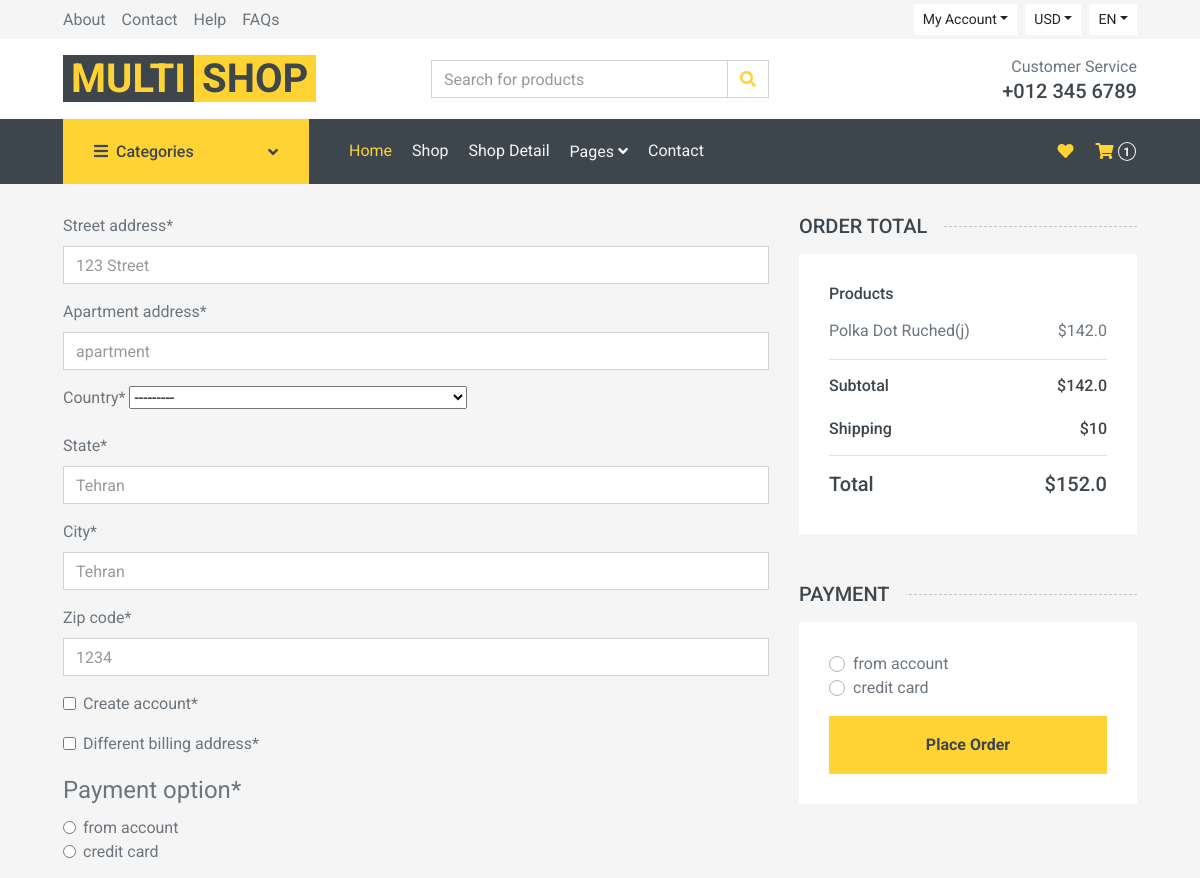
Page /checkout/ (signed in, upper part) on the earlier database version.
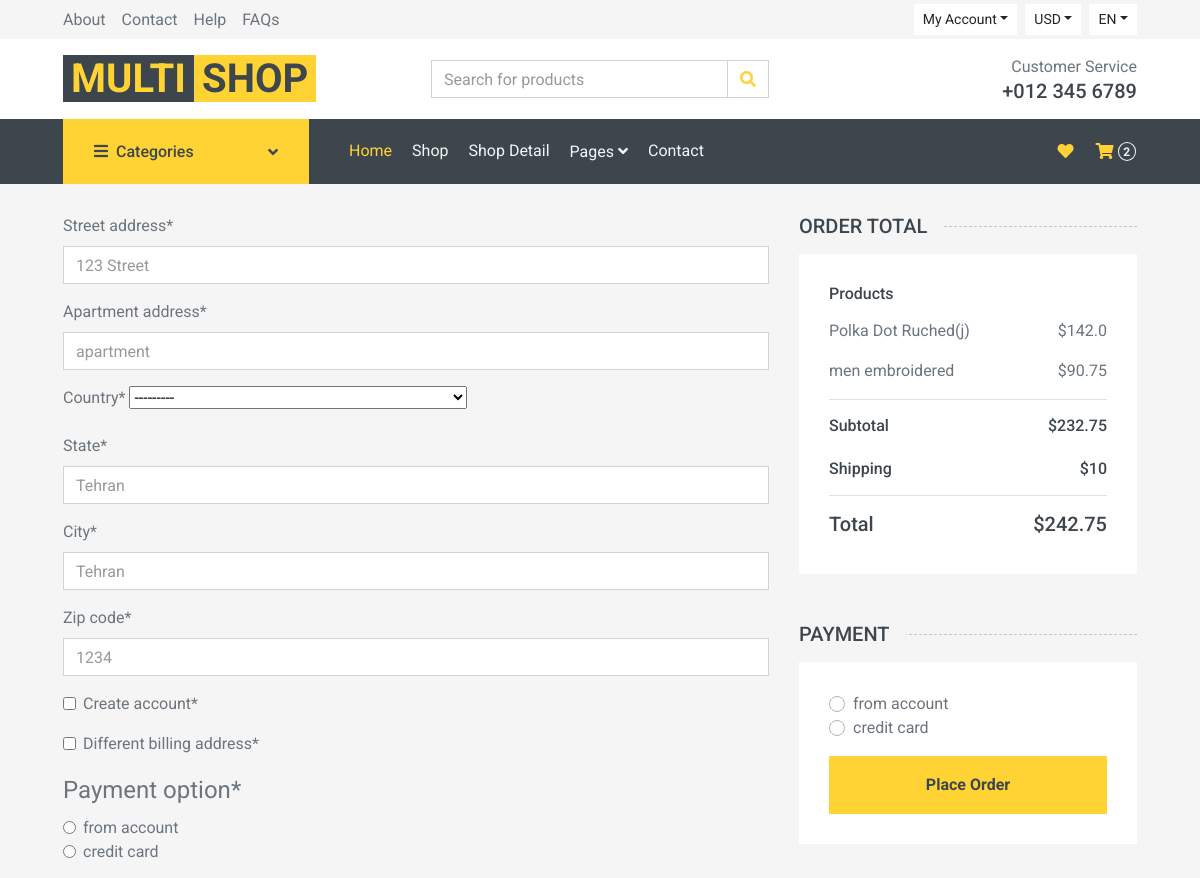
Same page on the later database version.
### shop/models.py (models this page shows, shortened)
class User(AbstractBaseUser):
	email = models.EmailField(verbose_name='Email Address', unique=True, null=True)
	username = models.CharField(max_length=100, unique=True)
	date_joined = models.DateTimeField(verbose_name='date joined', auto_now_add=True)
	last_login = models.DateTimeField(verbose_name='last login', auto_now=True)
	is_admin = models.BooleanField(default=False)
	is_active = models.BooleanField(default=False)
	is_staff = models.BooleanField(default=False)
	is_superuser = models.BooleanField(default=False)
	USERNAME_FIELD = 'email'
	REQUIRED_FIELDS = ['username', ]
	objects = CustomUserManager()

class Order(models.Model):
    costumer = models.ForeignKey(User, on_delete=models.CASCADE, null=True)
    date_created = models.DateTimeField(auto_now_add=True)
    date_update = models.DateTimeField(auto_now=True)
    items = models.ManyToManyField(OrderItem)
    total = models.FloatField(default=0.00)
    active = models.BooleanField(default=True)
    order_date = models.DateTimeField(null=True)
    def get_total(self):
        total = 0
        for order_item in self.items.all():
            total += order_item.get_final_price()
        return total

class OrderItem(models.Model):
    item = models.ForeignKey(Item, on_delete=models.CASCADE)
    costumer = models.ForeignKey(User, on_delete=models.CASCADE, null=True)
    quantity = models.IntegerField(default=1)
    active = models.BooleanField(default=True)
    def get_total_item_price(self):
        return self.quantity * self.item.price
    def get_final_price(self):
        if self.item.discount_price:
            return self.get_total_discount_item_price()
        return self.get_total_item_price()

class Item(models.Model):
    name = models.CharField(max_length=100)
    category_1 = models.ForeignKey(Category1, on_delete=models.SET_NULL, null=True)
    category_2 = models.CharField(max_length=5, choices=CATEGORY2_CHOICES, null=True)
    picture = models.ImageField(upload_to='media/products', default='media/products/example.jpg')
    price = models.FloatField()
    slug = models.SlugField(null=True, blank=True)
    rate = models.FloatField(default=0, null=True, blank=True)
    discount_price = models.FloatField(blank=True, null=True)

### shop/views.py (the view)
# urls.py: path('checkout/', views.CheckoutView, name='checkout'),
def CheckoutView(request):
	try:
		form = CheckoutForm()
		order = Order.objects.get(costumer=request.user, active=True)
		subtotal = order.get_total()
		shipping = 10
		total = subtotal + shipping
		if request.method == 'POST':
			form = forms.CheckoutForm(request.POST)
			if form.is_valid():
				instance = form.save(commit=False)
				print('The form is valid.')
				return redirect('shop:checkout')
		context = {'object': order, 'total': total, 'shipping':shipping, 'form':form}
		return render(request, 'shop/checkout.html', context)
	except ObjectDoesNotExist:
		messages.warning(self.request, "You do not have an active order")
		return redirect("shop:home")

### shop/forms.py
class CheckoutForm(forms.Form):
	street_address = forms.CharField(widget=forms.TextInput(attrs={
		'placeholder':"123 Street",
		'class': 'form-control'
		}))
	apartment_address = forms.CharField(widget=forms.TextInput(attrs={
		'placeholder':"apartment",
		'class': 'form-control'
		}))
	country = CountryField(blank_label='(select country)').formfield(attrs={
		'class': "custom-select",
		})
	state = forms.CharField(widget=forms.TextInput(attrs={
		'placeholder':"Tehran",
		'class': 'form-control'
		}))
	city = forms.CharField(widget=forms.TextInput(attrs={
		'placeholder':"Tehran",
		'class': 'form-control'
		}))
	zip_code = forms.CharField(widget=forms.TextInput(attrs={
		'placeholder':"1234",
		'class': 'form-control'
		}))
	create_account = forms.BooleanField(widget=forms.CheckboxInput())
	different_billing_address = forms.BooleanField(widget=forms.CheckboxInput())
	payment_option = forms.ChoiceField(widget=forms.RadioSelect(), choices=PAYMENT_CHOICES)

### shop/templatetags/shopping_card.py (called while the page is built)
@register.filter
def cart_item_count(user):
	if user.is_authenticated:
		qs = Order.objects.filter(costumer=user, active=True)
		if qs.exists():
			return qs[0].items.count()
	return 0

### templates/shop/checkout.html (shortened to what this page needs)
{% extends 'base.html' %}
{% block content %}
{% load static %}
{% load crispy_forms_tags %}
<div class="container-fluid">
    <div class="row px-xl-5">
        <div class="col-lg-8">
            <form>
                {{ form|crispy }}
            </form>
        </div>
        <div class="col-lg-4">
            <h5 class="section-title position-relative text-uppercase mb-3"><span class="bg-secondary pr-3">Order Total</span></h5>
            <div class="bg-light p-30 mb-5">
                <div class="border-bottom">
                    <h6 class="mb-3">Products</h6>
                    {% for order_item in object.items.all %}
                    <tr>
                        <div class="d-flex justify-content-between">
                            <p>{{ order_item.item.name }}</p>
                            <p>
                                {% if order_item.item.discount_price %}
                                    ${{ order_item.get_total_discount_item_price }}
                                {% else %}
                                    ${{ order_item.get_total_item_price }}
                                {% endif %}
                            </p>
                        </div>
                    </tr>
                    {% empty %}
                    <tr>
                        <td colspan='5'>Your cart is empty</td>
                    </tr>
                    {% endfor %}
                </div>
                <div class="border-bottom pt-3 pb-2">
                    <div class="d-flex justify-content-between mb-3">
                        <h6>Subtotal</h6>
                        <h6>${{ object.get_total }}</h6>
                    </div>
                    <div class="d-flex justify-content-between">
                        <h6 class="font-weight-medium">Shipping</h6>
                        <h6 class="font-weight-medium">${{shipping}}</h6>
                    </div>
                </div>
                <div class="pt-2">
                    <div class="d-flex justify-content-between mt-2">
                        <h5>Total</h5>
                        <h5>${{ total }}</h5>
                    </div>
                </div>
            </div>
            <div class="mb-5">
                <h5 class="section-title position-relative text-uppercase mb-3"><span class="bg-secondary pr-3">Payment</span></h5>
                <div class="bg-light p-30">
                    <div class="form-group">
                        {% for value, name in form.fields.payment_option.choices %}
                            <div class="custom-control custom-radio">
                                <label class="custom-control-label" for="{{name}}">{{name}}</label>
                            </div>
                        {% endfor %}
                    </div>
                    <button class="btn btn-block btn-primary font-weight-bold py-3">Place Order</button>
                </div>
            </div>
        </div>
    </div>
</div>
{% endblock content %}

### templates/base.html (shortened to what the changed rows need)
{% load static %}
{% load shopping_card %}
<!DOCTYPE html>
<html lang="en">
<head>
    <link href="https://cdnjs.cloudflare.com/ajax/libs/font-awesome/5.10.0/css/all.min.css" rel="stylesheet">
    <link href="{% static 'lib/animate/animate.min.css' %}"  rel="stylesheet">
    <link href="{% static 'lib/owlcarousel/assets/owl.carousel.min.css' %}"  rel="stylesheet">
    <link href="{% static 'css/style.css' %}" rel="stylesheet">
</head>
<body>
    <div class="container-fluid bg-dark mb-30">
        <div class="row px-xl-5">
            <div class="col-lg-9">
                <nav class="navbar navbar-expand-lg bg-dark navbar-dark py-3 py-lg-0 px-0">
                    <div class="collapse navbar-collapse justify-content-between" id="navbarCollapse">
                        <div class="navbar-nav ml-auto py-0 d-none d-lg-block">
                            {% if user.is_authenticated %}
                                <a href="{% url 'shop:filter-4' %}" class="btn px-0">
                                    <i class="fas fa-heart text-primary"></i>
                                </a>
                                <a href="{% url 'shop:order-summary' %}" class="btn px-0 ml-3">
                                    <i class="fas fa-shopping-cart text-primary"></i>
                                    <span class="badge text-secondary border border-secondary rounded-circle" style="padding-bottom: 2px;">{{request.user|cart_item_count}}</span>
                                </a>
                            {% endif %}
                        </div>
                    </div>
                </nav>
            </div>
        </div>
    </div>
    {% block content %}
    {% endblock content %}
</body>
</html>

Differences in the rows shown:
changed User: user|cart_item_count "1" → "2"
added OrderItem: item.name "men embroidered", get_total_item_price "90.75"
changed Order: get_total "142.0" → "232.75"
Other differences:
{{ total }}: "152.0" → "242.75"
